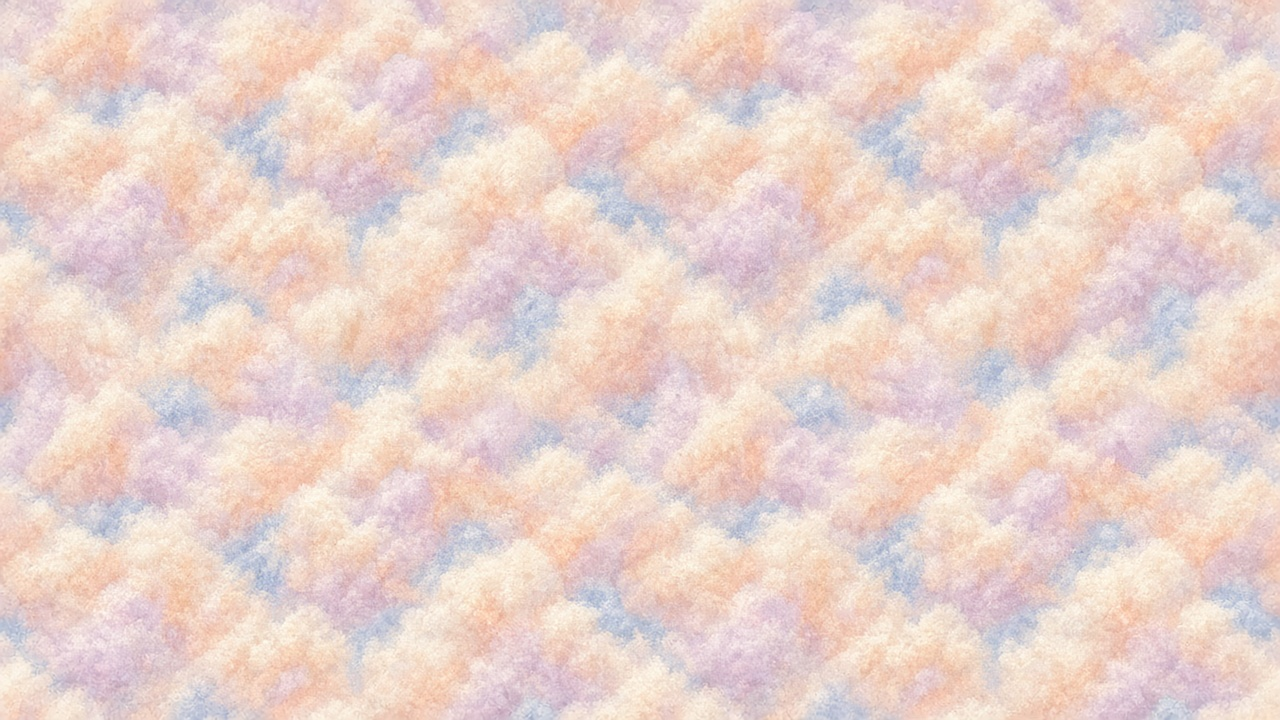
#> input picture assets/generated-src/cloud-city/cloudFloor-src.png, 1280 x 720 px
$ python stamp_cloud_city_05jm.py
#> lines starting #> are read from the running program, lines starting #| are printed output that depends on the picture; after the words box and inside, x2 and y2 are one past the last pixel; in counts of white or black regions, pixels touching at a corner belong together
#!/usr/bin/env python3
"""Stamp Grok Imagine Cloud City sources → live assets (BUILD 20260905jm).

Magenta/hot-pink chroma (flood), BOX/AREA downsample, pink-chroma gate fail-closed.
cloudFloor: opaque seamless — square crop + AREA only (no key).
Atlas 1477 untouched.
"""
from __future__ import annotations

import shutil
import sys
from collections import Counter, deque
from pathlib import Path

import numpy as np
from PIL import Image

ROOT = Path(__file__).resolve().parents[1]
SRC = ROOT / "assets" / "generated-src" / "cloud-city"
PROPS = ROOT / "assets" / "props"
UI = ROOT / "assets" / "ui"
ACTORS = ROOT / "assets" / "actors"

# Per-sheet quadrant → facing (from visual inspect of keyed sheets)
FACING_MAP = {
    "nimbus": {"TL": "down", "TR": "right", "BL": "left", "BR": "up"},
    "cirrus": {"TL": "down", "TR": "left", "BL": "right", "BR": "up"},
    "cumulus": {"TL": "down", "TR": "left", "BL": "right", "BR": "up"},
    "dew": {"TL": "up", "TR": "left", "BL": "right", "BR": "down"},
    "breeze": {"TL": "down", "TR": "left", "BL": "right", "BR": "up"},
}

PROP_JOBS = [
    ("cloudFloor-src.png", PROPS / "cloudFloor.png", 32, 32, "floor"),
    ("cloudEdge-src.png", PROPS / "cloudEdge.png", 64, 64, "ground"),
    ("cloudWall-src.png", PROPS / "cloudWall.png", 64, 64, "ground"),
    ("cloudLedge-src.png", PROPS / "cloudLedge.png", 96, 48, "letterbox"),
    ("cloudShopFood-src.png", PROPS / "cloudShopFood.png", 96, 112, "ground"),
    ("cloudShopHat-src.png", PROPS / "cloudShopHat.png", 96, 112, "ground"),
    ("cloudShopPotion-src.png", PROPS / "cloudShopPotion.png", 96, 112, "ground"),
    ("cloudShopWeapons-src.png", PROPS / "cloudShopWeapons.png", 96, 112, "ground"),
    ("cloudShopWizard-src.png", PROPS / "cloudShopWizard.png", 96, 112, "ground"),
]

UI_JOBS = [
    ("cloudPuff-src.png", UI / "cloudPuff.png", 32, 32),
    ("skyJam-src.png", UI / "skyJam.png", 32, 32),
    ("fluffySoup-src.png", UI / "fluffySoup.png", 32, 32),
    ("starCookie-src.png", UI / "starCookie.png", 32, 32),
    ("heartPotion-src.png", UI / "heartPotion.png", 32, 32),
    ("redHat-src.png", UI / "redHat.png", 32, 32),
]


def chroma_flood(im: Image.Image) -> Image.Image:
    a = np.array(im.convert("RGBA"), dtype=np.uint8)
    h, w = a.shape[:2]
    r = a[:, :, 0].astype(np.int16)
    g = a[:, :, 1].astype(np.int16)
    b = a[:, :, 2].astype(np.int16)
    al = a[:, :, 3]
    rb = (r + b) // 2
    mag = (
        ((g < 90) & (r >= 170) & (b >= 155) & ((rb - g) >= 85))
        | ((r >= 180) & (g < 55) & (b >= 80))
        | ((r >= 200) & (g < 70) & (b >= 120) & ((r - g) >= 120))
        | ((r >= 210) & (g <= 50) & (b >= 100))
    )
    border = np.concatenate([a[0, :, :3], a[-1, :, :3], a[:, 0, :3], a[:, -1, :3]])
    keys = [tuple((p // 8 * 8).tolist()) for p in border]
    mode = np.array(Counter(keys).most_common(1)[0][0], dtype=np.int16)
    dist = (
        np.abs(a[:, :, 0].astype(np.int16) - mode[0])
        + np.abs(a[:, :, 1].astype(np.int16) - mode[1])
        + np.abs(a[:, :, 2].astype(np.int16) - mode[2])
    )
    near_mode = dist <= 48
    seed = mag | near_mode
    marked = np.zeros((h, w), dtype=bool)
    q: deque = deque()
    for x in range(w):
        for y in (0, h - 1):
            if seed[y, x]:
                marked[y, x] = True
                q.append((y, x))
    for y in range(h):
        for x in (0, w - 1):
            if seed[y, x] and not marked[y, x]:
                marked[y, x] = True
                q.append((y, x))
    while q:
        cy, cx = q.popleft()
        for dy, dx in ((0, 1), (0, -1), (1, 0), (-1, 0)):
            ny, nx = cy + dy, cx + dx
            if 0 <= ny < h and 0 <= nx < w and not marked[ny, nx] and seed[ny, nx]:
                marked[ny, nx] = True
                q.append((ny, nx))
    marked |= mag
    loose = ((g < 130) & (r >= 140) & (b >= 100) & ((rb - g) >= 45)) | (
        (r >= 170) & (g < 80) & (b >= 70)
    )
    up = np.zeros_like(marked)
    up[1:] = marked[:-1]
    down = np.zeros_like(marked)
    down[:-1] = marked[1:]
    left = np.zeros_like(marked)
    left[:, 1:] = marked[:, :-1]
    right = np.zeros_like(marked)
    right[:, :-1] = marked[:, 1:]
    marked |= loose & (up | down | left | right)
    out = a.copy()
    out[marked | (al <= 8), 3] = 0
    return Image.fromarray(out)


def keep_largest_cc(im: Image.Image, min_frac: float = 0.02) -> Image.Image:
    """Drop label glyphs / tiny islands; keep largest opaque component (+ nearby mid-size)."""
    a = np.array(im)
    mask = a[:, :, 3] > 8
    h, w = mask.shape
    seen = np.zeros_like(mask, dtype=bool)
    comps = []
    for y in range(h):
        for x in range(w):
            if not mask[y, x] or seen[y, x]:
                continue
            q = deque([(y, x)])
            seen[y, x] = True
            cells = []
            while q:
                cy, cx = q.popleft()
                cells.append((cy, cx))
                for dy, dx in ((0, 1), (0, -1), (1, 0), (-1, 0)):
                    ny, nx = cy + dy, cx + dx
                    if 0 <= ny < h and 0 <= nx < w and mask[ny, nx] and not seen[ny, nx]:
                        seen[ny, nx] = True
                        q.append((ny, nx))
            comps.append(cells)
    if not comps:
        return im
    comps.sort(key=len, reverse=True)
    keep = np.zeros_like(mask, dtype=bool)
    total = mask.sum()
    # always keep largest; also keep components >= min_frac of largest (particles near body)
    largest_n = len(comps[0])
    for cells in comps:
        if len(cells) >= max(40, int(largest_n * min_frac)) or len(cells) >= total * 0.01:
            # only keep if close to largest bbox (avoid distant labels)
            ys = [c[0] for c in cells]
            xs = [c[1] for c in cells]
            lys = [c[0] for c in comps[0]]
            lxs = [c[1] for c in comps[0]]
            lcy, lcx = sum(lys) / len(lys), sum(lxs) / len(lxs)
            cy, cx = sum(ys) / len(ys), sum(xs) / len(xs)
            if cells is comps[0] or (
                abs(cy - lcy) < h * 0.45 and abs(cx - lcx) < w * 0.45 and len(cells) > 80
            ):
                for cyi, cxi in cells:
                    keep[cyi, cxi] = True
    # always keep largest fully
    for cyi, cxi in comps[0]:
        keep[cyi, cxi] = True
    out = a.copy()
    out[~keep, 3] = 0
    return Image.fromarray(out)


def crop_opaque(im: Image.Image, pad: int = 1) -> Image.Image:
    bbox = im.getbbox()
    if not bbox:
        return im
    x0, y0, x1, y1 = bbox
    x0 = max(0, x0 - pad)
    y0 = max(0, y0 - pad)
    x1 = min(im.size[0], x1 + pad)
    y1 = min(im.size[1], y1 + pad)
    return im.crop((x0, y0, x1, y1))


def grounded_box(im: Image.Image, tw: int, th: int) -> Image.Image:
    """BOX downsample to fit, paste bottom-center (area_promote style)."""
    w, h = im.size
    if w <= 0 or h <= 0:
        return Image.new("RGBA", (tw, th), (0, 0, 0, 0))
    scale = min(tw / w, th / h)
    nw = max(1, min(tw, int(round(w * scale))))
    nh = max(1, min(th, int(round(h * scale))))
    mid_w = min(tw * 2, max(nw * 2, 1))
    mid_h = min(th * 2, max(nh * 2, 1))
    mid_scale = min(mid_w / w, mid_h / h)
    mw = max(1, int(round(w * mid_scale)))
    mh = max(1, int(round(h * mid_scale)))
    if mw > nw and mh > nh:
        mid = im.resize((mw, mh), Image.BOX)
        scaled = mid.resize((nw, nh), Image.NEAREST)
    else:
        scaled = im.resize((nw, nh), Image.BOX)
    canvas = Image.new("RGBA", (tw, th), (0, 0, 0, 0))
    ox = (tw - nw) // 2
    oy = th - nh
    canvas.paste(scaled, (ox, oy), scaled)
    return canvas


# [14 lines left out: function letterbox_box, not called in this run]


def count_pink(im: Image.Image) -> int:
    a = np.array(im.convert("RGBA"))
    r, g, b, al = a[:, :, 0], a[:, :, 1], a[:, :, 2], a[:, :, 3]
    opaque = al >= 200
    pink = opaque & (
        ((r >= 200) & (b >= 200) & (g <= 80))
        | ((r > 180) & (g < 50) & (b > 80))
        | ((r >= 210) & (g <= 40) & (b >= 100))
    )
    return int(pink.sum())


def gate(im: Image.Image, label: str) -> None:
    n = count_pink(im)
    if n > 0:
        raise SystemExit("PINK-CHROMA GATE FAIL %s pink_px=%d" % (label, n))
    print("  pink gate PASS %s (0 pink)" % label)


def process_floor(src: Path, dest: Path, tw: int, th: int) -> None:
#> called with tw = 32, th = 32
    im = Image.open(src).convert("RGBA")
    w, h = im.size
    side = min(w, h)
    x0 = (w - side) // 2
    y0 = (h - side) // 2
    sq = im.crop((x0, y0, x0 + side, y0 + side))
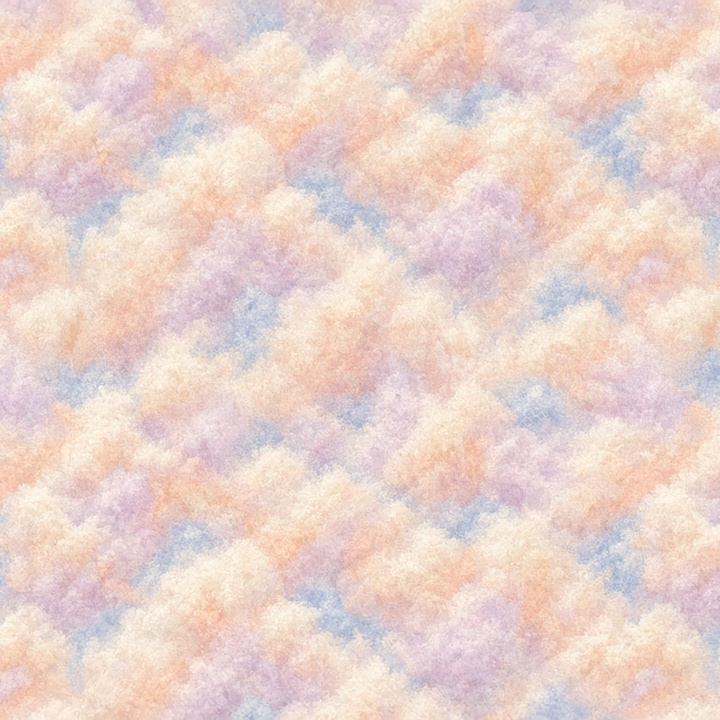
#> sq: PIL image 720x720 RGBA; mean R, G, B, A 233.6, 211.6, 204.1, 255
    out = sq.resize((tw, th), Image.BOX)
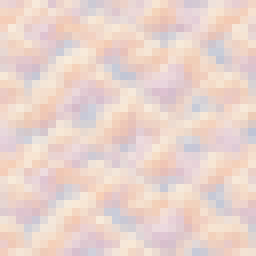
#> out: PIL image 32x32 RGBA (shown 8 times larger); mean R, G, B, A 233.5, 211.6, 204.1, 255
    # ensure fully opaque
    a = np.array(out)
    a[:, :, 3] = 255
    out = Image.fromarray(a)
    gate(out, dest.name)
#> in count_pink, `r, g, b, al = a[:, :, 0], a[:, :, 1], a[:, :, 2], a[:, :, 3]`:
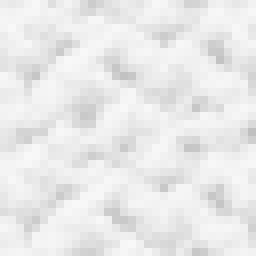
#> r: shape (32, 32) (shown 8 times larger); min 192, max 248, mean 233.5
#> in count_pink, `r, g, b, al = a[:, :, 0], a[:, :, 1], a[:, :, 2], a[:, :, 3]`:
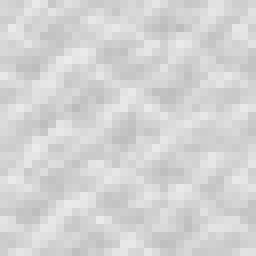
#> g: shape (32, 32) (shown 8 times larger); min 187, max 236, mean 211.6
#> in count_pink, `r, g, b, al = a[:, :, 0], a[:, :, 1], a[:, :, 2], a[:, :, 3]`:
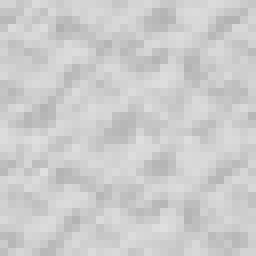
#> b: shape (32, 32) (shown 8 times larger); min 176, max 223, mean 204.1
#> in gate, `n = count_pink(im)`: n = 0
    dest.parent.mkdir(parents=True, exist_ok=True)
    out.save(dest)
    print("  wrote %s %dx%d %d bytes" % (dest, out.size[0], out.size[1], dest.stat().st_size))
#|   wrote assets/props/cloudFloor.png 32x32 2471 bytes


def process_keyed(src: Path, dest: Path, tw: int, th: int, mode: str) -> None:
    im = chroma_flood(Image.open(src))
    im = keep_largest_cc(im)
    im = crop_opaque(im)
    if mode == "letterbox":
        out = letterbox_box(im, tw, th)
    else:
        out = grounded_box(im, tw, th)
    gate(out, dest.name)
    dest.parent.mkdir(parents=True, exist_ok=True)
    out.save(dest)
    print("  wrote %s %dx%d opaque=%d %d bytes" % (
        dest, out.size[0], out.size[1],
        sum(1 for p in out.getdata() if p[3] > 8),
        dest.stat().st_size,
    ))


# [22 lines left out: function process_folk_sheet, not called in this run]


def main() -> None:
    print("=== Cloud City Imagine stamp 05jm ===")
    for src_name, dest, tw, th, mode in PROP_JOBS:
        src = SRC / src_name
        print("prop", src_name, "→", dest.name, "%dx%d" % (tw, th), mode)
        if mode == "floor":
            process_floor(src, dest, tw, th)
        else:
            process_keyed(src, dest, tw, th, mode)
#> pass 2 of the loop in main, `for src_name, dest, tw, th, mode in PROP_JOBS:`:
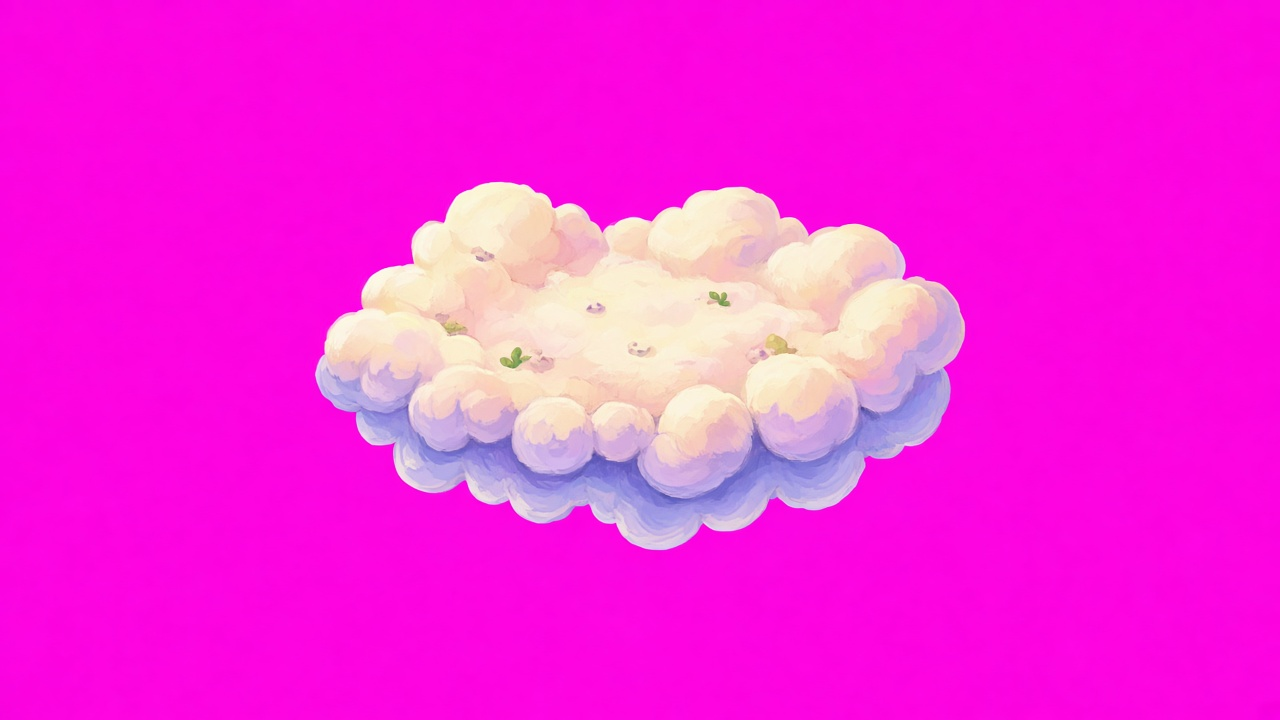
#> input picture assets/generated-src/cloud-city/cloudEdge-src.png, 1280 x 720 px
#> in chroma_flood, `mag = ( ((g < 90) & (r >= 170) & (b >= 155) & ((rb - g) >= 85)) | ((r ..`:
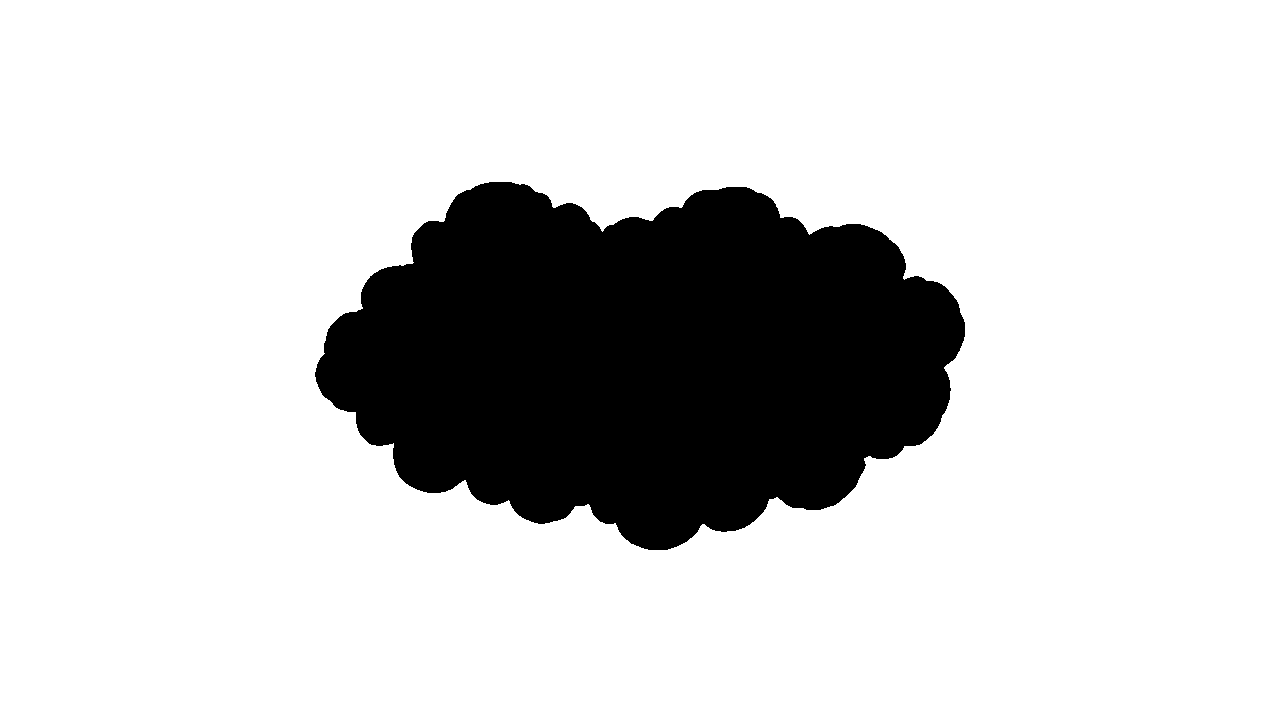
#> mag: shape (720, 1280) bool; 81.6% white; 1 black region, box (x1, y1, x2, y2) and area: (315, 182, 965, 550) 169132
#> keys = 4000 items, first 6: (248, 0, 216), (248, 0, 216), (248, 0, 224), (248, 0, 224), (248, 0, 224), (248, 0, 224)
#> mode = [248, 0, 224]
#> total = 168554
#> bbox = (315, 182, 965, 550)
#> in crop_opaque, `x0, y0, x1, y1 = bbox`: x0 = 315; y0 = 182; x1 = 965; y1 = 550
#> in crop_opaque, `x0 = max(0, x0 - pad)`: x0 = 314
#> in crop_opaque, `y0 = max(0, y0 - pad)`: y0 = 181
#> in crop_opaque, `x1 = min(im.size[0], x1 + pad)`: x1 = 966
#> in crop_opaque, `y1 = min(im.size[1], y1 + pad)`: y1 = 551
#> in count_pink (call 2), `opaque = al >= 200`:
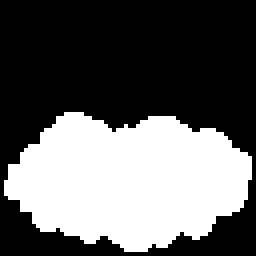
#> opaque: shape (64, 64) bool (shown 4 times larger); 38.3% white; 1 white region, box (x1, y1, x2, y2) and area: (1, 28, 63, 63) 1567
#|   wrote assets/props/cloudEdge.png 64x64 opaque=1627 4704 bytes
#> pass 3 of the loop in main, `for src_name, dest, tw, th, mode in PROP_JOBS:`:
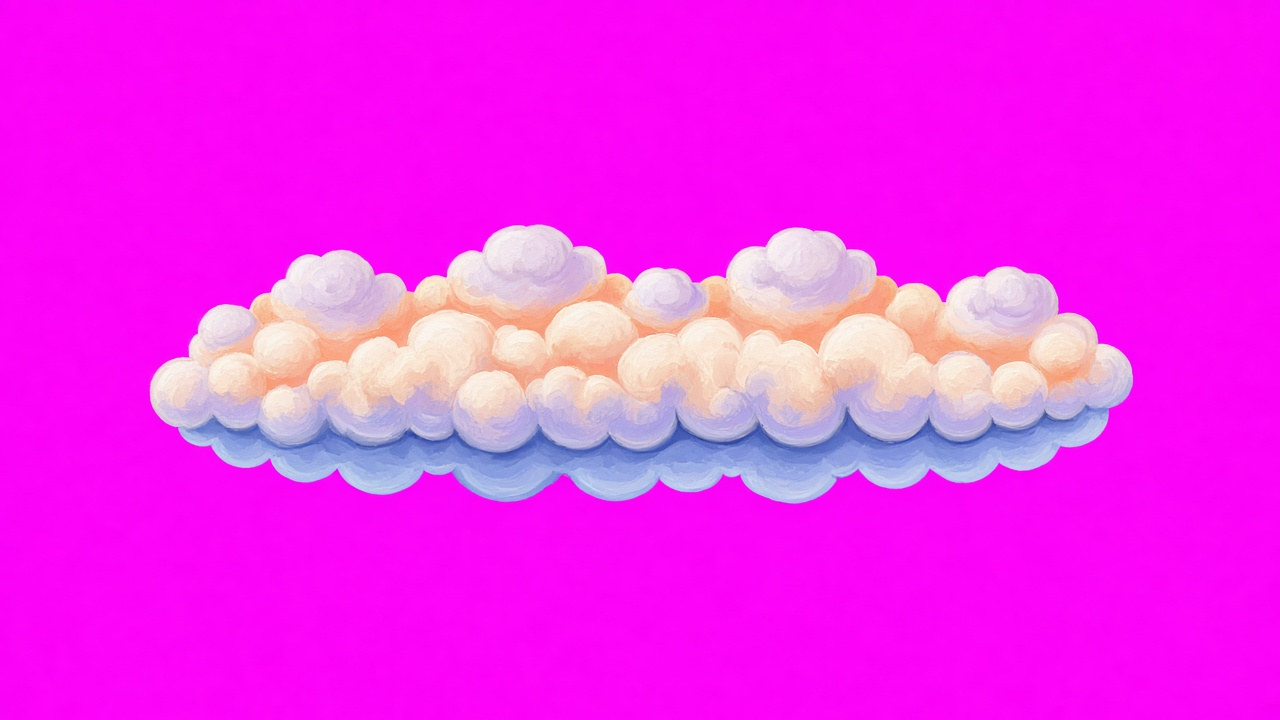
#> input picture assets/generated-src/cloud-city/cloudWall-src.png, 1280 x 720 px
#> in chroma_flood (call 2), `g = a[:, :, 1].astype(np.int16)`:
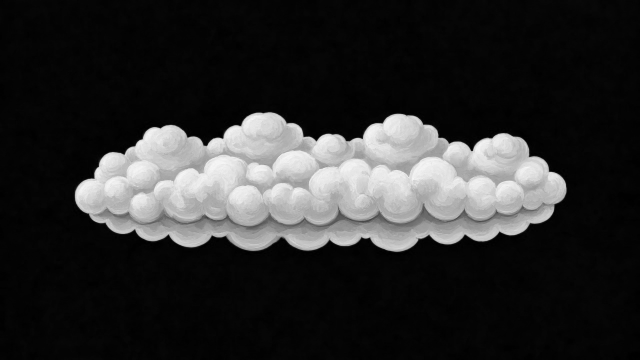
#> g: shape (720, 1280) int16 (shown at 1/2 size); min 0, max 249, mean 44.5
#> in chroma_flood (call 2), `mag = ( ((g < 90) & (r >= 170) & (b >= 155) & ((rb - g) >= 85)) | ((r ..`:
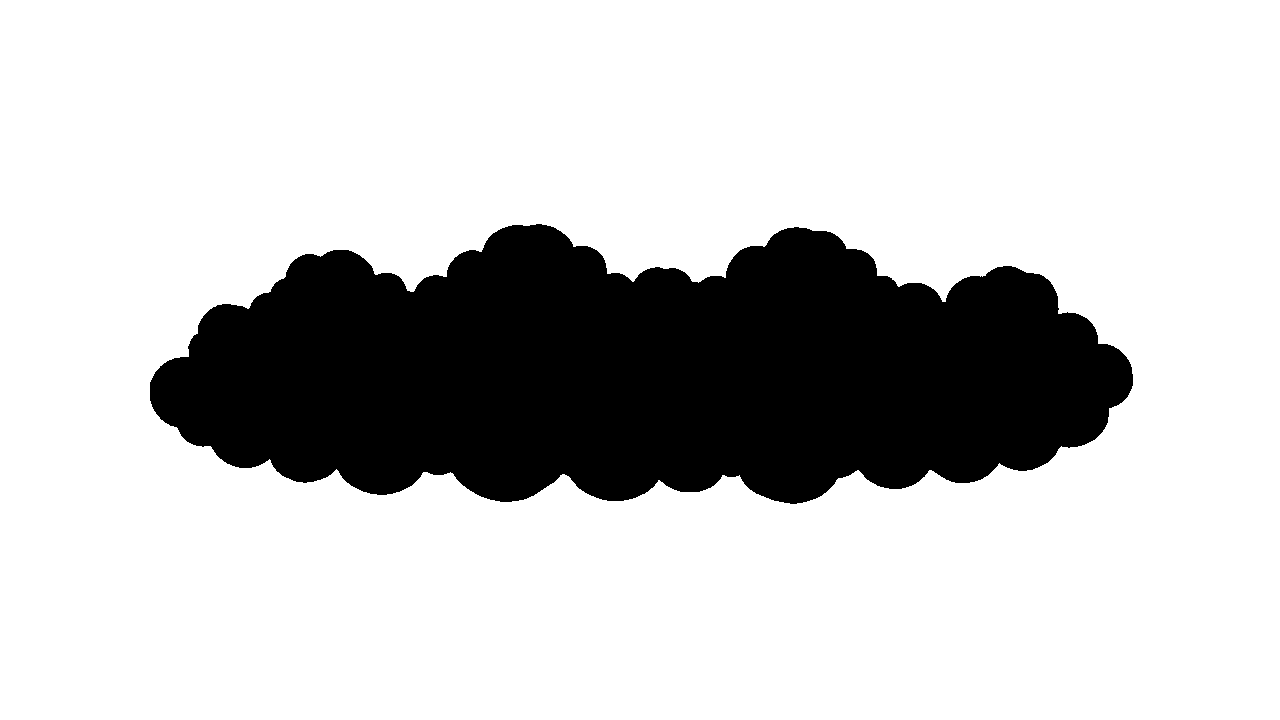
#> mag: shape (720, 1280) bool; 78.4% white; 1 black region, box (x1, y1, x2, y2) and area: (150, 224, 1133, 504) 198826
#> keys = 4000 items, first 6: (240, 0, 248), (240, 0, 248), (240, 0, 248), (240, 0, 248), (240, 0, 248), (240, 0, 248)
#> mode = [248, 0, 240]
#|   wrote assets/props/cloudWall.png 64x64 opaque=849 2965 bytes
#> the loop made 4 passes; the first 3 are shown
    for src_name, dest, tw, th in UI_JOBS:
        print("ui", src_name, "→", dest.name)
        process_keyed(SRC / src_name, dest, tw, th, "ground")
    for name in ("nimbus", "cirrus", "cumulus", "dew", "breeze"):
        print("folk", name)
        process_folk_sheet(name)
    # atlas height guard
    atlas = Image.open(ROOT / "assets" / "atlas.png")
    assert atlas.size[1] == 1477, "atlas height changed %s" % (atlas.size,)
    print("atlas keep 256x1477 OK")
    print("DONE")


if __name__ == "__main__":
#> (the run stopped early here; a loop or call above may not have finished)
